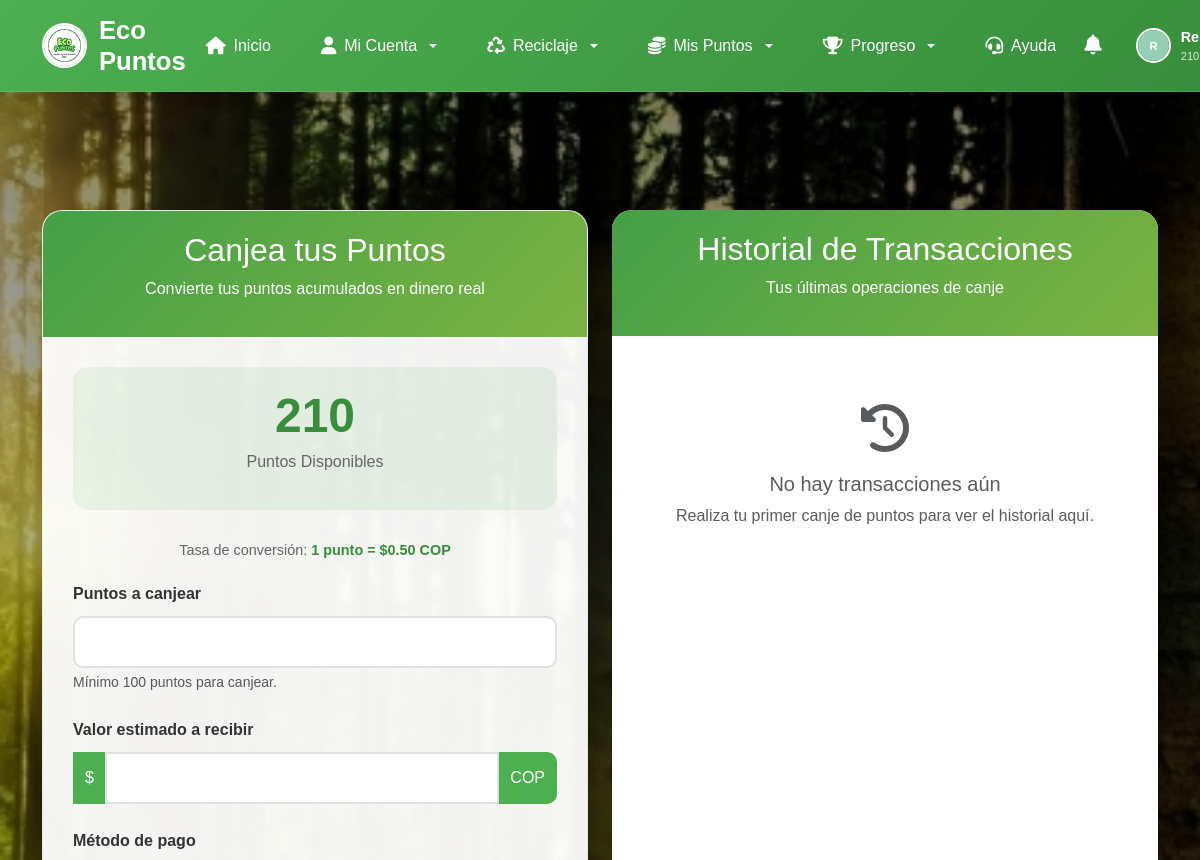
The page /pagos/ (signed in, upper part) on the database as committed earlier.
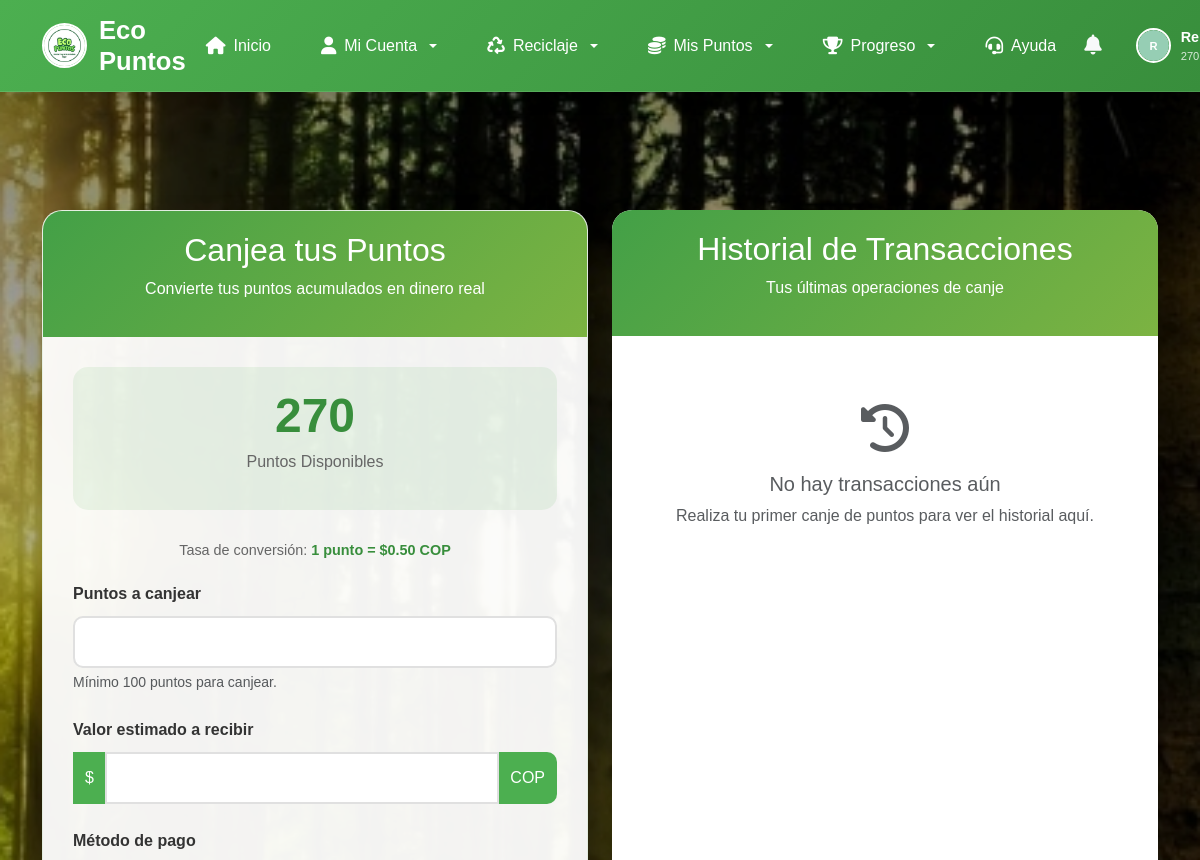
The same page on the database as committed later.
### core/models.py (models this page shows, shortened)
class Usuario(AbstractUser):
    ROLES = (
        ('superuser', 'Superusuario'),
        ('admin', 'Administrador'),
        ('conductor', 'Conductor'),
        ('user', 'Usuario Regular'),
    )
    LEVELS = (
        ('guardian_verde', 'Guardián Verde'),
        ('defensor_planeta', 'Defensor del Planeta'),
        ('heroe_eco', 'Héroe Eco'),
        ('embajador_ambiental', 'Embajador Ambiental'),
        ('leyenda_sustentable', 'Leyenda Sustentable'),
    )
    role = models.CharField(max_length=10, choices=ROLES, default='user')
    level = models.CharField(max_length=25, choices=LEVELS, default='guardian_verde')
    puntos = models.IntegerField(default=0)
    puntos_juego = models.IntegerField(default=0)  # Puntos acumulados en juegos de plásticos
    puntos_juego_vidrios = models.IntegerField(default=0)  # Puntos acumulados en juegos de vidrios
    puntos_juego_papel = models.IntegerField(default=0)  # Puntos acumulados en el juego de papel y cartón
    puntos_juego_metales = models.IntegerField(default=0)  # Puntos acumulados en el juego de metales
    telefono = models.CharField(max_length=20, blank=True, null=True)
    direccion = models.CharField(max_length=255, blank=True, null=True)
    fecha_registro = models.DateTimeField(auto_now_add=True)
    password_reset_token = models.CharField(max_length=100, blank=True, null=True)
    password_reset_expires = models.DateTimeField(null=True, blank=True)
    testimonio = models.TextField("Testimonio", blank=True, null=True)
    notificaciones_email = models.BooleanField(default=True)
    notificaciones_push = models.BooleanField(default=False)
    perfil_publico = models.BooleanField(default=True)
    mostrar_puntos = models.BooleanField(default=True)
    foto_perfil = models.ImageField(upload_to='fotos_perfil/', null=True, blank=True)
    suspended = models.BooleanField(default=False, help_text="Usuario suspendido permanentemente")
    terminos_aceptados = models.BooleanField(default=False, help_text="Usuario ha aceptado los términos y condiciones")
    fecha_aceptacion_terminos = models.DateTimeField(null=True, blank=True, help_text="Fecha cuando aceptó los términos")
    email_verificado = models.BooleanField(default=False, help_text="Email verificado con código 2FA")
    codigo_verificacion = models.CharField(max_length=6, blank=True, null=True, help_text="Código de verificación 2FA")
    codigo_verificacion_expira = models.DateTimeField(null=True, blank=True, help_text="Expiración del código 2FA")
    intentos_verificacion = models.IntegerField(default=0, help_text="Intentos fallidos de verificación")
    verificacion_bloqueada_hasta = models.DateTimeField(null=True, blank=True, help_text="Bloqueo temporal por intentos fallidos")
    email = models.EmailField(unique=True)
    class Meta:
        verbose_name = 'Usuario'
        verbose_name_plural = 'Usuarios'
    def get_initials(self):
        if self.first_name and self.last_name:
            return f"{self.first_name[0]}{self.last_name[0]}".upper()
        elif self.first_name:
            return self.first_name[0].upper()
        else:
            return self.username[0].upper() if self.username else "U"
    def get_avatar_color(self):
        colors = [
            '#FF6B6B', '#4ECDC4', '#45B7D1', '#96CEB4', '#FFEAA7',
            '#DDA0DD', '#98D8C8', '#F7DC6F', '#BB8FCE', '#85C1E9',
            '#F8C471', '#82E0AA', '#F1948A', '#85C1E9', '#D7BDE2'
        ]
        return colors[self.id % len(colors)]
    def get_avatar_svg(self):
        initials = self.get_initials()
        color = self.get_avatar_color()
        return f'''
        <svg width="100" height="100" viewBox="0 0 100 100" xmlns="http://www.w3.org/2000/svg">
            <circle cx="50" cy="50" r="50" fill="{color}"/>
            <text x="50" y="50" font-family="Arial, sans-serif" font-size="36" font-weight="bold"
                  fill="white" text-anchor="middle" dominant-baseline="central">{initials}</text>
        </svg>
        '''

### core/views.py (the view)
# urls.py: path('pagos/', views.pagos, name='pagos'),
def pagos(request):
    transactions = RedencionPuntos.objects.filter(usuario=request.user).order_by('-fecha_solicitud')[:10]
    total_redenciones = RedencionPuntos.objects.filter(usuario=request.user).count()
    total_puntos_canjeados = RedencionPuntos.objects.filter(usuario=request.user).aggregate(
        total=models.Sum('puntos')
    )['total'] or 0
    context = {
        'transactions': transactions,
        'user': request.user,
        'total_redenciones': total_redenciones,
        'total_puntos_canjeados': total_puntos_canjeados,
    }
    return render(request, 'core/pagos.html', context)

### core/templates/core/pagos.html (shortened to what the changed rows need)
{% extends 'core/base.html' %}
{% load static %}
{% block content %}
<div class="container main-container">
    <div class="row">
        <div class="col-lg-6 mb-4">
            <div class="payment-card">
                <div class="payment-header">
                    <h2>Canjea tus Puntos</h2>
                </div>
                <div class="payment-body">
                    <div class="points-balance" data-points="{{ user.puntos|default:0 }}">
                        <h3 class="points-value">{{ user.puntos|default:0 }}</h3>
                        <p class="points-label">Puntos Disponibles</p>
                    </div>
                </div>
            </div>
        </div>
        <div class="col-lg-6">
            <div class="transaction-card">
                <div class="transaction-header">
                    <h2>Historial de Transacciones</h2>
                </div>
            </div>
        </div>
    </div>
</div>
{% endblock %}

### core/templates/core/base.html (shortened to what this page needs)
{% load static %}
<!DOCTYPE html>
<html lang="es">
<head>
  <link href="https://cdn.jsdelivr.net/npm/bootstrap@5.3.0-alpha1/dist/css/bootstrap.min.css" rel="stylesheet">
  <link rel="stylesheet" href="https://cdnjs.cloudflare.com/ajax/libs/font-awesome/6.4.0/css/all.min.css">
  <link rel="stylesheet" href="https://cdnjs.cloudflare.com/ajax/libs/animate.css/4.1.1/animate.min.css">
  <link rel="stylesheet" href="https://cdnjs.cloudflare.com/ajax/libs/toastr.js/latest/toastr.min.css">
  {% if user.is_authenticated %}
  <link rel="stylesheet" href="{% static 'core/css/session-monitor.css' %}">
  {% endif %}
</head>
<body>
  <nav class="navbar navbar-expand-lg navbar-dashboard">
    <div class="container">
      <a class="navbar-brand-dashboard" href="{% url 'dashusuario' %}">
        <img src="{% static 'core/img/eco.jpg' %}" alt="Logo Eco Puntos" class="logo-dashboard">
        <h1 class="brand-text-dashboard">Eco Puntos</h1>
      </a>
      <div class="collapse navbar-collapse" id="navbarDashboard">
        <ul class="navbar-nav mx-auto nav-dashboard">
          <li class="nav-item-dashboard">
            <a class="nav-link-dashboard" href="{% url 'dashusuario' %}">
              <i class="fas fa-home"></i> Inicio
            </a>
          </li>
          <li class="nav-item-dashboard dropdown">
            <a class="nav-link-dashboard dropdown-toggle" href="#" role="button" data-bs-toggle="dropdown" aria-expanded="false">
              <i class="fas fa-user"></i> Mi Cuenta
            </a>
          </li>
          <li class="nav-item-dashboard dropdown">
            <a class="nav-link-dashboard dropdown-toggle" href="#" role="button" data-bs-toggle="dropdown" aria-expanded="false">
              <i class="fas fa-recycle"></i> Reciclaje
            </a>
          </li>
          <li class="nav-item-dashboard dropdown">
            <a class="nav-link-dashboard dropdown-toggle" href="#" role="button" data-bs-toggle="dropdown" aria-expanded="false">
              <i class="fas fa-coins"></i> Mis Puntos
            </a>
          </li>
          <li class="nav-item-dashboard dropdown">
            <a class="nav-link-dashboard dropdown-toggle" href="#" role="button" data-bs-toggle="dropdown" aria-expanded="false">
              <i class="fas fa-trophy"></i> Progreso
            </a>
          </li>
          <li class="nav-item-dashboard">
            <a class="nav-link-dashboard" href="{% url 'chatbot_interface' %}">
              <i class="fas fa-headset"></i> Ayuda
            </a>
          </li>
        </ul>
        <div class="d-flex align-items-center gap-3">
          {% if user.is_authenticated %}
            {% include 'core/includes/notification_system.html' %}
            <div class="dropdown">
              <a class="user-profile-dropdown dropdown-toggle" href="#" role="button" data-bs-toggle="dropdown" aria-expanded="false">
                {% if user.foto_perfil %}
                  <img src="{{ user.foto_perfil.url }}?v={{ user.last_login|date:'U'|default:'0' }}" alt="Foto de Perfil" class="user-avatar">
                {% else %}
                  <div class="user-avatar avatar-nav">
                    {{ user.get_avatar_svg|safe }}
                  </div>
                {% endif %}
                <div class="user-info-nav">
                  <p class="user-name-nav">{{ user.username }}</p>
                  <p class="user-points-nav">{{ user.puntos }} puntos</p>
                </div>
              </a>
            </div>
          {% endif %}
        </div>
      </div>
    </div>
  </nav>
  <main class="main-content">
    {% block content %}
    {% endblock %}
  </main>
</body>
</html>

Rows that differ between the two databases and show on the page:
changed Usuario "Rengifo": puntos "210…" → "270…"; puntos "210" → "270"
